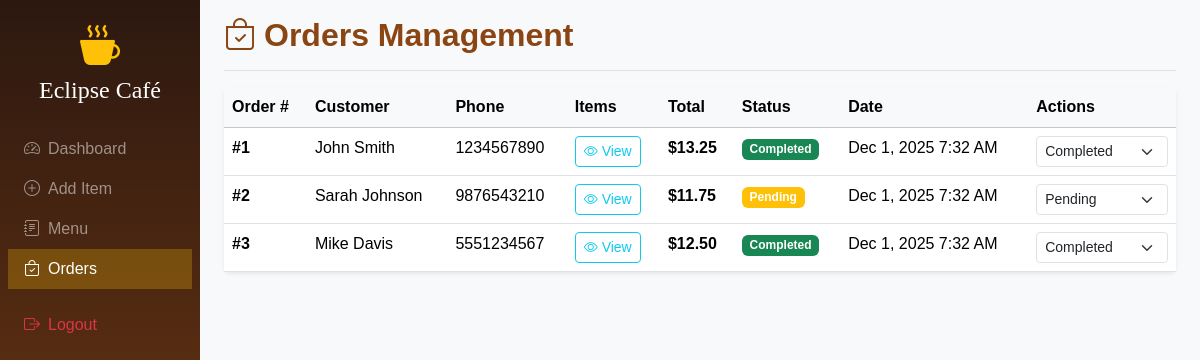
The app's page /admin/orders.php (signed in) with its own data.
### tables this page shows
CREATE TABLE orders (
    id INT PRIMARY KEY AUTO_INCREMENT,
    customer_name VARCHAR(100) NOT NULL,
    phone VARCHAR(15) NOT NULL,
    email VARCHAR(100),
    items TEXT NOT NULL,
    total DECIMAL(10,2) NOT NULL,
    status VARCHAR(20) DEFAULT 'pending',
    notes TEXT,
    created_at TIMESTAMP DEFAULT CURRENT_TIMESTAMP,
    INDEX idx_status (status),
    INDEX idx_created (created_at)
);

### includes/db.php (called while the page is built, shortened)
<?php
function sanitize($data) {
    return htmlspecialchars($data, ENT_QUOTES, 'UTF-8');
}
?>

### admin/orders.php (the view, shortened to what this page needs)
<?php
require_once '../includes/db.php';
try {
    $stmt = $pdo->query("SELECT * FROM orders ORDER BY created_at DESC");
    $orders = $stmt->fetchAll();
} catch (PDOException $e) {
    $orders = [];
}
?>
<!DOCTYPE html>
<html lang="en">
<head>
    <link href="https://cdn.jsdelivr.net/npm/bootstrap@5.3.2/dist/css/bootstrap.min.css" rel="stylesheet">
    <link rel="stylesheet" href="https://cdn.jsdelivr.net/npm/bootstrap-icons@1.11.1/font/bootstrap-icons.css">
</head>
<body>
    <div class="container-fluid">
        <div class="row">
            <nav class="col-md-3 col-lg-2 d-md-block sidebar px-0">
                <div class="position-sticky pt-3">
                    <div class="text-center mb-4">
                        <i class="bi bi-cup-hot-fill text-warning fs-1"></i>
                        <h4 class="text-white" style="font-family: 'Playfair Display', serif;">Eclipse Café</h4>
                    </div>
                    <ul class="nav flex-column px-2">
                        <li class="nav-item"><a class="nav-link text-white-50" href="dashboard.php"><i class="bi bi-speedometer2 me-2"></i>Dashboard</a></li>
                        <li class="nav-item"><a class="nav-link text-white-50" href="add_item.php"><i class="bi bi-plus-circle me-2"></i>Add Item</a></li>
                        <li class="nav-item"><a class="nav-link text-white-50" href="../pages/menu.php"><i class="bi bi-journal-text me-2"></i>Menu</a></li>
                        <li class="nav-item"><a class="nav-link active text-white bg-warning bg-opacity-25" href="orders.php"><i class="bi bi-bag-check me-2"></i>Orders</a></li>
                        <li class="nav-item mt-3"><a class="nav-link text-danger" href="logout.php"><i class="bi bi-box-arrow-right me-2"></i>Logout</a></li>
                    </ul>
                </div>
            </nav>
            <main class="col-md-9 ms-sm-auto col-lg-10 px-md-4">
                <div class="pt-3 pb-2 mb-3 border-bottom">
                    <h1 class="h2 fw-bold" style="color: #8B4513;">
                        <i class="bi bi-bag-check me-2"></i>Orders Management
                    </h1>
                </div>
                <div class="card border-0 shadow-sm">
                    <div class="card-body p-0">
                        <?php if (!empty($orders)): ?>
                        <div class="table-responsive">
                            <table class="table table-hover mb-0">
                                <thead class="table-light">
                                    <tr>
                                        <th>Order #</th>
                                        <th>Customer</th>
                                        <th>Phone</th>
                                        <th>Items</th>
                                        <th>Total</th>
                                        <th>Status</th>
                                        <th>Date</th>
                                        <th>Actions</th>
                                    </tr>
                                </thead>
                                <tbody>
                                    <?php foreach ($orders as $order): ?>
                                    <tr>
                                        <td class="fw-bold">#<?php echo $order['id']; ?></td>
                                        <td><?php echo sanitize($order['customer_name']); ?></td>
                                        <td><?php echo sanitize($order['phone']); ?></td>
                                        <td>
                                            <button class="btn btn-sm btn-outline-info" data-bs-toggle="modal" data-bs-target="#orderModal<?php echo $order['id']; ?>">
                                                <i class="bi bi-eye"></i> View
                                            </button>
                                        </td>
                                        <td class="fw-bold">$<?php echo number_format($order['total'], 2); ?></td>
                                        <td>
                                            <?php if ($order['status'] === 'pending'): ?>
                                                <span class="badge bg-warning">Pending</span>
                                            <?php else: ?>
                                                <span class="badge bg-success">Completed</span>
                                            <?php endif; ?>
                                        </td>
                                        <td><?php echo date('M j, Y g:i A', strtotime($order['created_at'])); ?></td>
                                        <td>
                                            <form method="POST" class="d-inline">
                                                <select name="status" class="form-select form-select-sm" onchange="this.form.submit()">
                                                    <option value="pending" <?php echo $order['status'] === 'pending' ? 'selected' : ''; ?>>Pending</option>
                                                    <option value="completed" <?php echo $order['status'] === 'completed' ? 'selected' : ''; ?>>Completed</option>
                                                </select>
                                            </form>
                                        </td>
                                    </tr>
                                    <?php endforeach; ?>
                                </tbody>
                            </table>
                        </div>
                        <?php endif; ?>
                    </div>
                </div>
            </main>
        </div>
    </div>
</body>
</html>

### admin/orders.php (style rules this page uses)
body { font-family: 'Poppins', sans-serif; background-color: #f8f9fa; }
.sidebar { min-height: 100vh; background: linear-gradient(180deg, #2C1810 0%, #8B4513 100%); }

### records on screen
orders: id "1", customer_name "John Smith", phone "1234567890", total "13.25", shows "Completed", created_at "Dec 1, 2025 7:32 AM", status "Completed"
orders: id "2", customer_name "Sarah Johnson", phone "9876543210", total "11.75", shows "Pending", created_at "Dec 1, 2025 7:32 AM", status "Pending"
orders: id "3", customer_name "Mike Davis", phone "5551234567", total "12.50", shows "Completed", created_at "Dec 1, 2025 7:32 AM", status "Completed"
